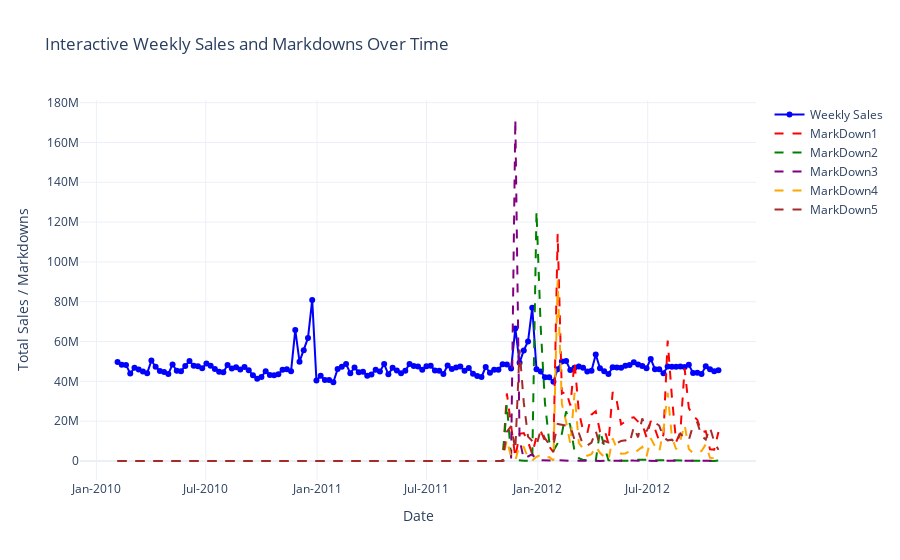

Notebook cell for this chart:
### Markdown cell above
#### 3.3- weekly sales and markdown over time

### Code cell
# Group by Date and sum up sales + markdowns
weekly_trend = train_final.groupby("Date").agg({
    "Weekly_Sales": "sum",
    "MarkDown1": "sum",
    "MarkDown2": "sum",
    "MarkDown3": "sum",
    "MarkDown4": "sum",
    "MarkDown5": "sum"
}).reset_index()

# Create interactive figure
fig = go.Figure()

# Add Weekly Sales line
fig.add_trace(go.Scatter(x=weekly_trend["Date"], y=weekly_trend["Weekly_Sales"], 
                         mode="lines+markers", name="Weekly Sales", line=dict(color="blue")))

# Add MarkDown lines
fig.add_trace(go.Scatter(x=weekly_trend["Date"], y=weekly_trend["MarkDown1"], 
                         mode="lines", name="MarkDown1", line=dict(dash="dash", color="red")))
fig.add_trace(go.Scatter(x=weekly_trend["Date"], y=weekly_trend["MarkDown2"], 
                         mode="lines", name="MarkDown2", line=dict(dash="dash", color="green")))
fig.add_trace(go.Scatter(x=weekly_trend["Date"], y=weekly_trend["MarkDown3"], 
                         mode="lines", name="MarkDown3", line=dict(dash="dash", color="purple")))
fig.add_trace(go.Scatter(x=weekly_trend["Date"], y=weekly_trend["MarkDown4"], 
                         mode="lines", name="MarkDown4", line=dict(dash="dash", color="orange")))
fig.add_trace(go.Scatter(x=weekly_trend["Date"], y=weekly_trend["MarkDown5"], 
                         mode="lines", name="MarkDown5", line=dict(dash="dash", color="brown")))

# Customize layout
fig.update_layout(title="Interactive Weekly Sales and Markdowns Over Time",
                  xaxis_title="Date",
                  yaxis_title="Total Sales / Markdowns",
                  xaxis=dict(tickformat="%b-%Y"),  # Show Month-Year on x-axis
                  hovermode="x unified",
                  template="plotly_white")

# Show interactive plot
fig.show()

### Figure 1 — Plotly figure (JSON) as saved in the notebook; plotly's stock layout.template omitted (floating-point values rounded to 4 significant figures; data arrays with more than 128 entries replaced by an {"elided": "..."} marker saying what was removed)
{"data": [{"line": {"color": "blue"}, "mode": "lines+markers", "name": "Weekly Sales", "type": "scatter", "x": {"elided": "143 str values"}, "y": {"elided": "143 float values"}}, {"line": {"color": "red", "dash": "dash"}, "mode": "lines", "name": "MarkDown1", "type": "scatter", "x": {"elided": "143 str values"}, "y": {"elided": "143 float values"}}, {"line": {"color": "green", "dash": "dash"}, "mode": "lines", "name": "MarkDown2", "type": "scatter", "x": {"elided": "143 str values"}, "y": {"elided": "143 float values"}}, {"line": {"color": "purple", "dash": "dash"}, "mode": "lines", "name": "MarkDown3", "type": "scatter", "x": {"elided": "143 str values"}, "y": {"elided": "143 float values"}}, {"line": {"color": "orange", "dash": "dash"}, "mode": "lines", "name": "MarkDown4", "type": "scatter", "x": {"elided": "143 str values"}, "y": {"elided": "143 float values"}}, {"line": {"color": "brown", "dash": "dash"}, "mode": "lines", "name": "MarkDown5", "type": "scatter", "x": {"elided": "143 str values"}, "y": {"elided": "143 float values"}}], "layout": {"hovermode": "x unified", "title": {"text": "Interactive Weekly Sales and Markdowns Over Time"}, "xaxis": {"tickformat": "%b-%Y", "title": {"text": "Date"}}, "yaxis": {"title": {"text": "Total Sales / Markdowns"}}}}
